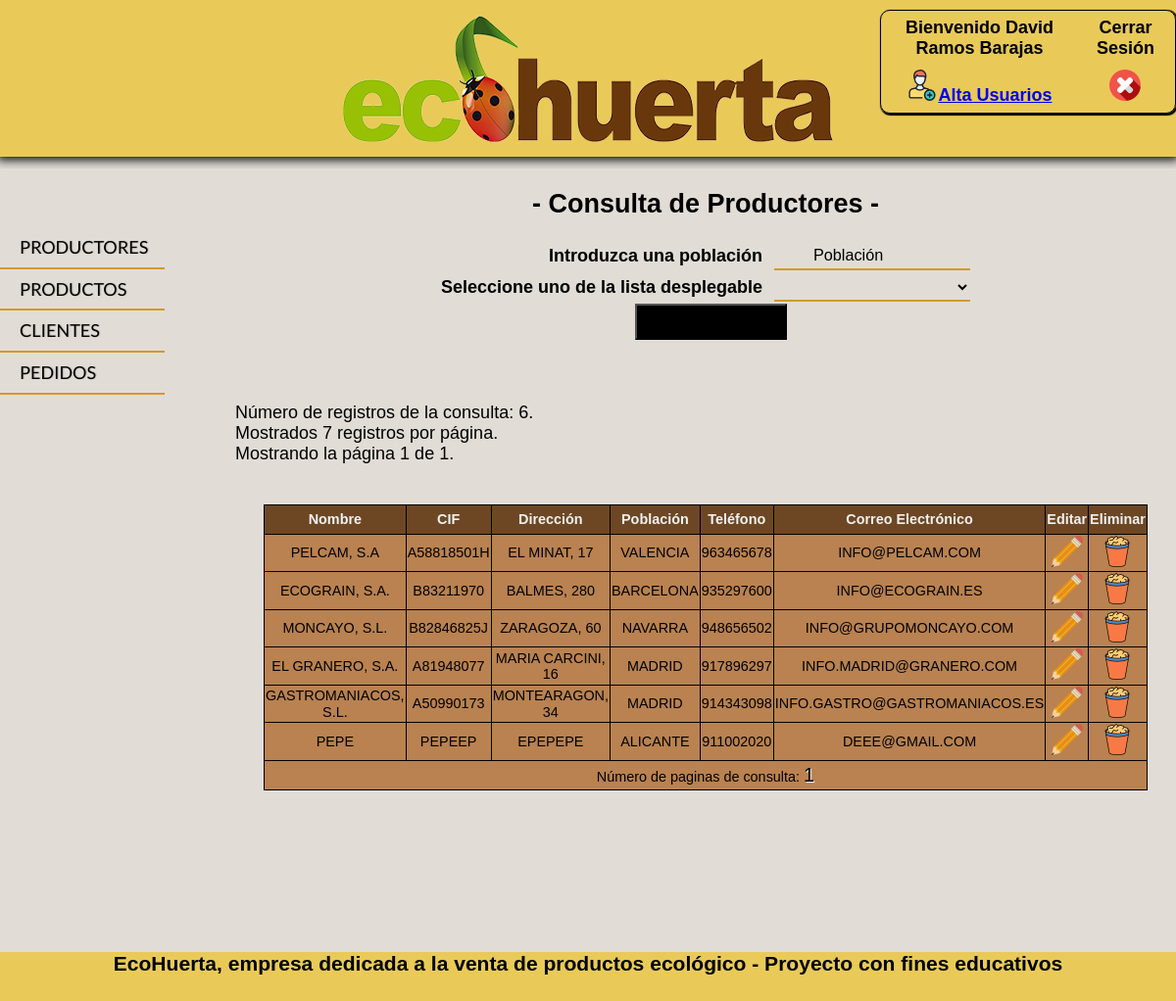
Page /php/consulta_productor.php (signed in) on the committed database.
### tables this page shows
CREATE TABLE `productores` (
  `ID_PRODUCTOR` varchar(5) NOT NULL,
  `NOM_PRODUCTOR` varchar(30) NOT NULL,
  `CIF_PRODUCTOR` varchar(30) NOT NULL,
  `DIR_PRODUCTOR` varchar(30) NOT NULL,
  `POB_PRODUCTOR` varchar(30) NOT NULL,
  `TEL_PRODUCTOR` varchar(10) NOT NULL,
  `CORREO_PRODUCTOR` varchar(255) NOT NULL
);

### resources/funciones/funciones_productores.php (the view, shortened to what this page needs)
<?php
function select_productores(){
    include("config.php");
    try {
        $conn = new PDO('mysql:host='.$host.';dbname=' . $bd, $usuario, $pass, array(PDO::MYSQL_ATTR_INIT_COMMAND => 'SET NAMES  \'UTF8\''));
        $conn->setAttribute(PDO::ATTR_ERRMODE, PDO::ERRMODE_EXCEPTION);
    } catch (PDOException $e) {
        print "  <p>Error: No puede conectarse con la base de datos.</p>\n\n";
        print "  <p>Error: " . $e->getMessage() . "</p>\n";
        exit();
    }
    $sql = "SELECT * FROM productores";
    $statement = $conn ->prepare($sql);
    $statement->execute();
    $devuelve_select = " ";
    $devuelve_select.= "<option value=\"nulos\"></option>";
    while ($fila  = $statement -> fetch(PDO::FETCH_ASSOC))
    {
        $devuelve_select.= "<option value=".$fila['ID_PRODUCTOR'].">".$fila['NOM_PRODUCTOR']."</option>";
    }
    return $devuelve_select;
};
function consultar_productores($sql){
        include("config.php");
    try {
        $conn = new PDO('mysql:host='.$host.';dbname=' . $bd, $usuario, $pass, array(PDO::MYSQL_ATTR_INIT_COMMAND => 'SET NAMES  \'UTF8\''));
        $conn->setAttribute(PDO::ATTR_ERRMODE, PDO::ERRMODE_EXCEPTION);
    } catch (PDOException $e) {
        print "  <p>Error: No puede conectarse con la base de datos.</p>\n\n";
        print "  <p>Error: " . $e->getMessage() . "</p>\n";
        exit();
    }
    $tamano_paginas=7;
    $pagina=1;
    $statement = $conn ->prepare($sql);
    $statement->execute();
    $num_filas=$statement->rowCount();
    if($num_filas != 0){
         $total_paginas=ceil($num_filas/$tamano_paginas);
    $devuelve_select = " ";
    $devuelve_select .=   "Número de registros de la consulta: " . $num_filas . ".<br>";
    $devuelve_select .=   "Mostrados  " . $tamano_paginas . " registros por página. <br>";
    $devuelve_select .=   "Mostrando la página " . $pagina . " de " .$total_paginas.".<br>";
    $devuelve_select .= "<br>";
    $devuelve_select .= "<br>";
    $statement = $conn ->prepare($sql);
    $statement->execute();
    while ($fila  = $statement -> fetch(PDO::FETCH_ASSOC))
    {
        $ref=$fila['ID_PRODUCTOR'];
        $devuelve_select.= "<tbody><tr><td>".$fila['NOM_PRODUCTOR']."</td><td>".$fila['CIF_PRODUCTOR']."</td>
        <td>".$fila['DIR_PRODUCTOR']."</td><td>".$fila['POB_PRODUCTOR']."</td><td>".$fila['TEL_PRODUCTOR']."</td><td>".$fila['CORREO_PRODUCTOR']."</td>
        <td><a href='modificar_productor.php?ref=$ref'><img src='../img/edit.png'></a></td>
        <td><a href='borrar_productor.php?ref=$ref'><img src='../img/basket.png'></a></td></tr></tbody>";
    }
    $devuelve_select .= "<tr><td colspan=8> Número de paginas de consulta: ";
    for ($i=1; $i<=$total_paginas;$i++){
         $devuelve_select .= "<a class='enlaces' href='?pagina=". $i . "'>". $i . "</a>   ";
    }
    $devuelve_select .= "</td></tr>";
    } else {
        $devuelve_select = " ";
    }
    return $devuelve_select;
};

### php/consulta_productor.php (shortened to what this page needs)
<!doctype html>
<html lang="es">
<head>
    <link rel="stylesheet" href="../css/layout.css">
    <link rel="stylesheet" href="../css/consulta_productor.css">
    <link rel="stylesheet" href="../css/normalize.css">
</head>
<body>
<div id="contenedor">
    <?php include_once("..//resources/estructura/datoslogin.php");
    include_once("..//resources/funciones/conectaBBDD.php") ?>
    <header>
        <?php include_once("..//resources/estructura/header.php") ?>
    </header>
    <section>
        <?php include_once("..//resources/estructura/menu_lateral.php") ?>
    </section>
    <article>
        <?php include_once("..//resources/funciones/funciones_productores.php") ?>
        <section id="consulta_productor">
            <br>
            <h2 align="center"> -  Consulta de Productores - </h2>
            <br>
            <table id="tablaformu">
                <form  name="consulta_productos" class="formu" method="post" action="#">
                    <tr>
                        <td><label >Introduzca una población</label></td>
                        <td><input type="radio" name="buscar" id="radio1" value="poblacion" hidden checked>
                        <input id="poblacion" name="poblacion" type="text" placeholder="Población" onclick="check1()"></td></tr>
                    <tr>
                        <td><label>Seleccione uno de la lista desplegable</label></td>
                        <td><input type="radio" name="buscar" id="radio2" value="productores" hidden>
                            <select id="select_productores" name="select_productores" onclick="check2()" >
                                <?php echo select_productores(); ?>
                            </select></td>
                    </tr>
                    <tr>
                        <td colspan="2"><button id="Consultar" name="Consultar" >Consultar</button></td>
                    </tr>
                </form>
            </table>
            <br><br><br>
            <?php
            if (isset($_POST['Consultar'])){
                $flag=validar();
                realizar_consulta($flag);
            } else {
                 $sql = "SELECT * FROM productores";
            echo "<table class='tabla_muestra_productor'><thead><td>Nombre</td><td>CIF</td><td>Dirección</td><td>Población</td><td>Teléfono</td>
                        <td>Correo Electrónico</td><td>Editar</td><td>Eliminar</td></thead>";
                echo consultar_productores($sql);
                echo "</table>";
            }
            ?>
        </section>
    </article>
    <footer>
        <?php include_once("..//resources/estructura/footer.php") ?>
    </footer>
</div>
</body>
</html>

### resources/estructura/datoslogin.php
<?php
$usuario = $_SESSION['Usuario'];
$status = $_SESSION['status'];
echo '
    <div id="autenticacion">
      <table id="tabla_autenticacion"><tr>
      <td>' . $usuario .'</td>
      <td>Cerrar Sesión</td>
      </tr>
      <tr>'?>
      <?php if ($status == 4){
          echo '<td><a href="../php/alta_usuario.php"><img src="/img/add-user.png" alt="" width="32px">Alta Usuarios</p></a></td>';
      }else {
          echo '<td></td>';
      }
echo'
      <td><a href="../php/logout.php"><img src="/img/cancel.png" alt="" width="32px"></a></td>
      </tr></table>
</div>' ?>

### resources/estructura/header.php
<?php
echo'
    <div></div>'
?>

### resources/estructura/menu_lateral.php
<?php
echo '
        <div id="menu_lateral">
            <ul class="menu">
                <ul><li><a href="#">MENU</a></li></ul>
                <li><a href="#">PRODUCTORES</a>
                    <ul>
                        <li><a href="./consulta_productor.php">Consulta Productor</a></li>
                        <li><a href="./alta_productor.php">Alta Productor</a></li>
                    </ul>
                </li>
                <li><a href="#">PRODUCTOS</a>
                    <ul>
                        <li><a href="./consulta_producto.php">Consulta Producto</a></li>
                        <li><a href="./alta_producto.php">Alta Producto</a></li>
                    </ul>
                </li>
                <li><a href="#">CLIENTES</a>
                    <ul>
                        <li><a href="#">Consulta Clientes</a></li>
                        <li><a href="#">Alta Clientes</a></li>
                    </ul>
                </li>
                <li><a href="#">PEDIDOS</a>
                    <ul>
                        <li><a href="#">Consulta Pedidos</a></li>
                    </ul>
                </li>
            </ul>
        </div>
'?>

### resources/estructura/footer.php
<?php
echo '
        <h3 align="center">EcoHuerta, empresa dedicada a la venta de productos ecológico - Proyecto con fines educativos</h3>
';

### css/layout.css (style rules this page uses)
* { margin:0; padding: 0; }
html { font-size: 16px; font-family: 'Lato', sans-serif; }
body { background-color: #E2DCD6; }
div#autenticacion { width: 26%; height: 50px; float: right; }
header { width: 100%; height: 160px; background-color: #E9CA59; box-shadow: 0px 0px 10px 3px black; margin-bottom: 1%; }
header > div:first-child { width: 100%; background-image: url(../img/logo.png); height: 100%; width: 100%; background-repeat: no-repeat; background-position: center; }
section { width: 20%; margin:auto; background-color: #E2DCD6; float: left; }
section #menu_lateral { width: 70%; float: left; margin-top:60px; }
article { height:800px; width: 80%; float: right; }
footer { clear: both; width: 100%; height: 50px; background-color: #E9CA59; }
@media (max-width: 1366px) { #contenedor { height: 1000px; width:100%; } }
@media (max-width: 1366px) { header > div:first-child { background-image: url(../img/logo_peque.png); } }
.menu { padding:0; list-style:none; width:100%; font-size:18px; background:transparent; font-family: 'Lato', sans-serif; }
.menu li a { display: block; border-bottom: 2px solid #D19A29; background:transparent; text-decoration:none; color:black; text-shadow: 1px 0px 1px rgba(0,0,0,0.2); padding:10px; padding-left:20px; font-family: 'Lato', sans-serif; }
table#tabla_autenticacion { border:1px solid black; border-radius: 10px; box-shadow: 1px 1px 1px 1px black; margin : 10px 0 0 10px; }
table#tabla_autenticacion td { text-align: center; padding: 5px; color: black; font-weight: bold; height: auto; }

### css/consulta_productor.css (style rules this page uses)
* { margin:0; padding: 0; box-sizing: border-box; }
html { font-family: Lato; font-size: 18px; }
#consulta_productor { width: 100%; height: 800px; }
table#tablaformu { width: 40%; border: none; margin: auto; }
#tablaformu td:first-child { text-align: right; font-weight: bold; white-space: nowrap; }
#tablaformu td:last-child { text-align: left; font-weight: bold; padding-left: 10px; white-space: nowrap; }
#tablaformu tr:last-child td { text-align: center; font-weight: bold; white-space: nowrap; }
table.tabla_muestra_productor { width: 90%; margin:auto; border-collapse: collapse; background-color: #B98250; }
table.tabla_muestra_productor tr { height:30px; }
table.tabla_muestra_productor thead { background-color: #6D4724; color:#F0F2F2; font-weight: bold; }
.tabla_muestra_productor tr td { border:solid 1px black; padding: 1px; text-align: center; font-size: 0.8rem; }
button { padding:6px; width: 155px; background-color:ActiveBorder; }
input[type=text],[type=number],[type=float],[type=password] { width: 200px; height: 30px; outline: none; background-color: transparent; border:none; border-bottom: 2px solid #D19A29; font-size: 1rem; }
select { font-size: 1.2rem; background-color: transparent; width: 200px; height: 30px; border:none; border-bottom: 2px solid #D19A29; }
a.enlaces { font-size: 20px; text-shadow: 1px 1px 1px white; text-decoration: none; color:black; }

### rows in the picture
productores: NOM_PRODUCTOR "PELCAM, S.A", CIF_PRODUCTOR "A58818501H", DIR_PRODUCTOR "EL MINAT, 17", POB_PRODUCTOR "VALENCIA", TEL_PRODUCTOR "963465678", CORREO_PRODUCTOR "INFO@PELCAM.COM"
productores: NOM_PRODUCTOR "ECOGRAIN, S.A.", CIF_PRODUCTOR "B83211970", DIR_PRODUCTOR "BALMES, 280", POB_PRODUCTOR "BARCELONA", TEL_PRODUCTOR "935297600", CORREO_PRODUCTOR "INFO@ECOGRAIN.ES"
productores: NOM_PRODUCTOR "MONCAYO, S.L.", CIF_PRODUCTOR "B82846825J", DIR_PRODUCTOR "ZARAGOZA, 60", POB_PRODUCTOR "NAVARRA", TEL_PRODUCTOR "948656502", CORREO_PRODUCTOR "INFO@GRUPOMONCAYO.COM"
productores: NOM_PRODUCTOR "EL GRANERO, S.A.", CIF_PRODUCTOR "A81948077", DIR_PRODUCTOR "MARIA CARCINI, 16", POB_PRODUCTOR "MADRID", TEL_PRODUCTOR "917896297", CORREO_PRODUCTOR "INFO.MADRID@GRANERO.COM"
productores: NOM_PRODUCTOR "GASTROMANIACOS, S.L.", CIF_PRODUCTOR "A50990173", DIR_PRODUCTOR "MONTEARAGON, 34", POB_PRODUCTOR "MADRID", TEL_PRODUCTOR "914343098", CORREO_PRODUCTOR "INFO.GASTRO@GASTROMANIACOS.ES"
productores: NOM_PRODUCTOR "PEPE", CIF_PRODUCTOR "PEPEEP", DIR_PRODUCTOR "EPEPEPE", POB_PRODUCTOR "ALICANTE", TEL_PRODUCTOR "911002020", CORREO_PRODUCTOR "DEEE@GMAIL.COM"

### other values in the picture
$usuario "Bienvenido David Ramos Barajas"
